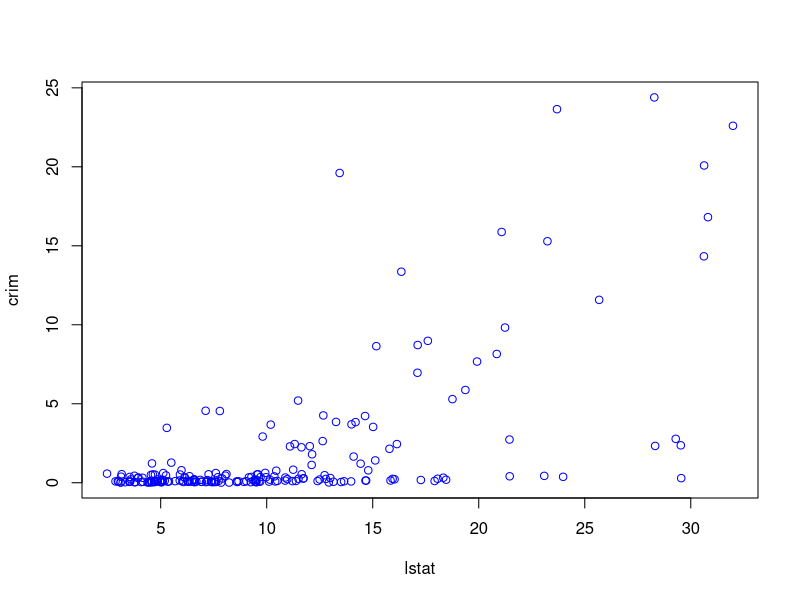
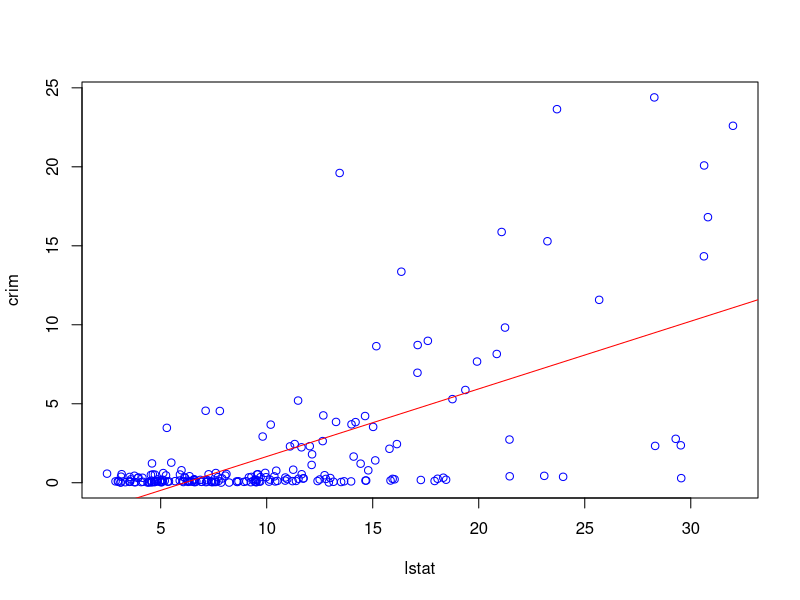
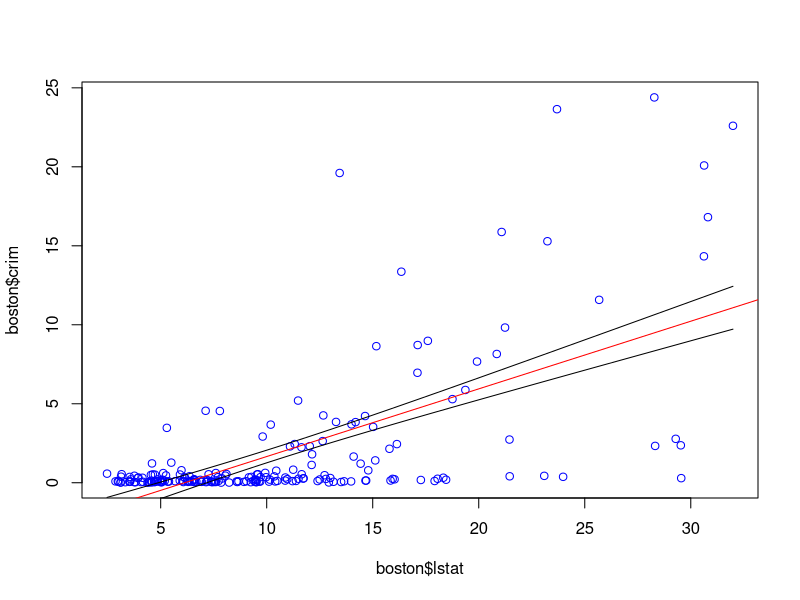
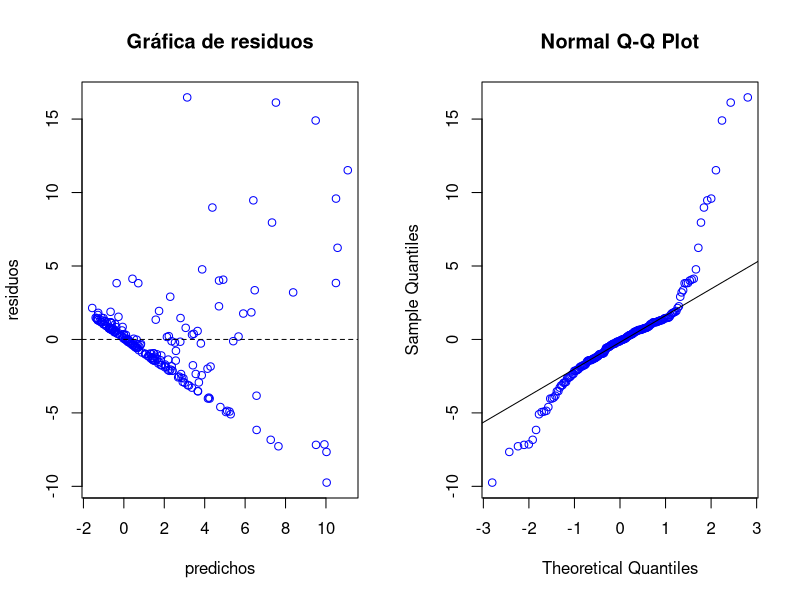
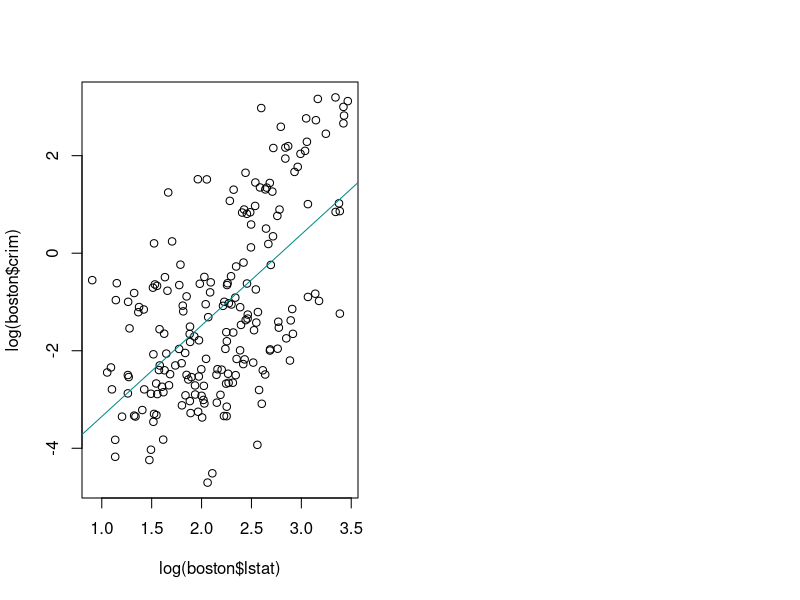
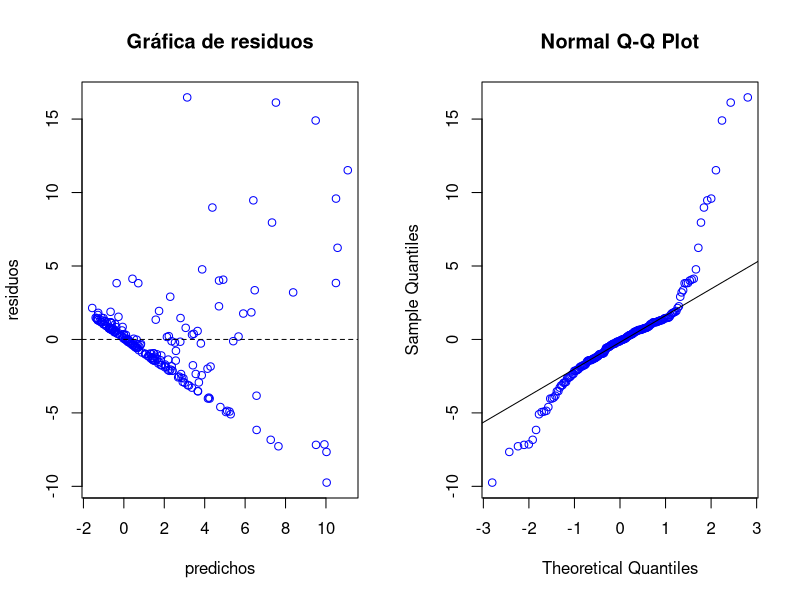
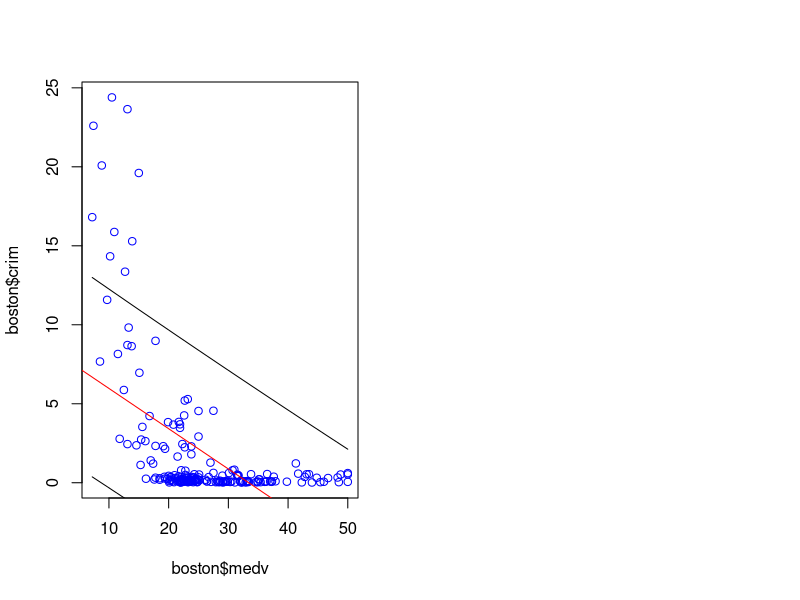
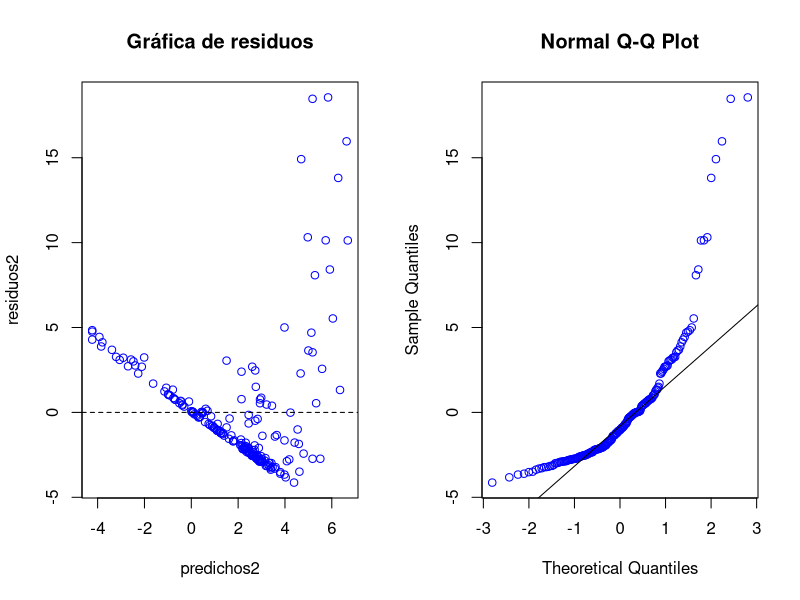

Write R code to recreate these figures, in order.
## ---- chunk 1
knitr::opts_chunk$set(echo = TRUE)
## ---- chunk 2
library(readxl)
boston <- read_excel("boston.xlsx")
## ---- chunk 3
lm_crim_global<-lm(crim ~. , data=boston)
summary(lm_crim_global)
## ---- chunk 4
lm_crim_lstat <- lm(crim ~ lstat, data=boston)
summary(lm_crim_lstat)
plot(boston$lstat, boston$crim, col='BLUE', xlab = 'lstat', ylab = 'crim')
## ---- chunk 5
summary(lm_crim_lstat)
plot(boston$lstat, boston$crim, col='BLUE', xlab = 'lstat', ylab = 'crim')
abline(coef=coef(lm_crim_lstat), col='RED')
## ---- chunk 6
#bandas estimación
min<-range(boston$lstat)[1]; max<-range(boston$lstat)[2]
nuevos <- data.frame(list(lstat = seq(min,max,length=100)))
bandas_est<-predict(lm_crim_lstat, newdata = nuevos, interval = "confidence", level = 0.90)

#representacion 
plot(boston$lstat, boston$crim, col='BLUE')
abline(coef=coef(lm_crim_lstat), col='RED')
lines(nuevos$lstat, bandas_est[,2],col='BLACK')
lines(nuevos$lstat, bandas_est[,3],col='BLACK')

## ---- chunk 7
# diagnóstico linealidad y homocedasticidad
residuos <- residuals(lm_crim_lstat)
predichos <- fitted.values(lm_crim_lstat)
par(mfcol=c(1,2))
plot(predichos,residuos, col='BLUE',main = 'Gráfica de residuos')
abline(h=0,lty=2)

# diagnóstico normalidad residuos
qqnorm(residuos, col='BLUE')
qqline(residuos)
shapiro.test(residuos)
## ---- chunk 8

lm_crim_log<-lm(I(log(crim))~I(log(lstat)), data=boston, na.action=na.exclude)
summary(lm_crim_log)
plot(log(boston$lstat), log(boston$crim), type="p")
abline(coef=coef(lm_crim_log),col="darkcyan")
## ---- chunk 9
lm_crim_medv<-lm(crim ~ medv, data=boston)
summary(lm_crim_medv)
## ---- chunk 10
residuos2 <- residuals(lm_crim_lstat)
predichos <- fitted.values(lm_crim_lstat)
par(mfcol=c(1,2))
plot(predichos,residuos, col='BLUE',main = 'Gráfica de residuos')
abline(h=0,lty=2)

# diagnóstico normalidad residuos
qqnorm(residuos, col='BLUE')
qqline(residuos)
shapiro.test(residuos)
## ---- chunk 11
#bandas estimación
min2<-range(boston$medv)[1]; max2<-range(boston$medv)[2]
nuevos2 <- data.frame(list(medv = seq(min2,max2,length=100)))
bandas_est2<-predict(lm_crim_medv, newdata = nuevos2, interval = "prediction", level = 0.90)

#representacion 
plot(boston$medv, boston$crim, col='BLUE')
abline(coef=coef(lm_crim_medv), col='RED')
lines(nuevos2$medv, bandas_est2[,2],col='BLACK')
lines(nuevos2$medv, bandas_est2[,3],col='BLACK')

## ---- chunk 12
# diagnóstico linealidad y homocedasticidad
residuos2 <- residuals(lm_crim_medv)
predichos2 <- fitted.values(lm_crim_medv)
par(mfcol=c(1,2))
plot(predichos2,residuos2, col='BLUE',main = 'Gráfica de residuos')
abline(h=0,lty=2)

# diagnóstico normalidad residuos
qqnorm(residuos2, col='BLUE')
qqline(residuos2)
shapiro.test(residuos2)
## ---- chunk 13
# Planteamos una solución con una transformación sqrt sobre las x y logarítimica sobre y
lm_medv_trans <- lm(crim ~ (medv+(I(medv)^2)), data = boston)

#Resumen Modelo
summary(lm_medv_trans)

#Representación del ajuste
plot((boston$medv + (I(boston$medv)^2)), (boston$crim), main = "Diagrama de dispersión", xlab = "medv con transformación sqrt", ylab = "crim con transformación logarítmica")
abline(coef=coef(lm_medv_trans), col='RED')

#Cálculo de residuos
residuos_trans <-residuals(lm_medv_trans)

# diagnóstico linealidad y homocedasticidad
predichos_trans <- fitted.values(lm_medv_trans)

plot(predichos_trans, residuos_trans, col='BLUE', main = 'Gráfica de residuos con transformaciones')
abline(h = 0, lty = 2)

# diagnóstico normalidad residuos
qqnorm(residuos_trans, col='BLUE')
qqline(residuos_trans)
## ---- chunk 14
predict.lm(lm_medv_trans,newdata=data.frame(medv=c(30, 10, 100)), se=T)
medv_pred<-predict(lm_medv_trans, newdata=data.frame(medv=c(30, 10, 100)), interval ="prediction")
medv_conf<-predict(lm_medv_trans, newdata=data.frame(medv=c(30, 10, 100)), interval ="confidence")
